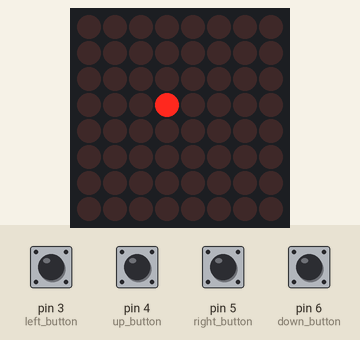
Simulated run of this program. Board: Arduino Uno, built with avr-gcc and run on an emulated ATmega328P. Parts: 8×8 LED matrix. Inputs (shaded band) come from the test bench; at power-on: pin 3 (left_button), pin 4 (up_button), pin 5 (right_button), pin 6 (down_button) LOW.

Above: at 1.2 s.
1.3 s: pin 5 (right_button) pulled HIGH for 1 s
At 3.5 s:
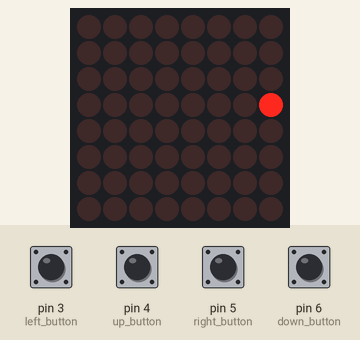
3.8 s: pin 4 (up_button) pulled HIGH for 1 s
At 5.0 s:
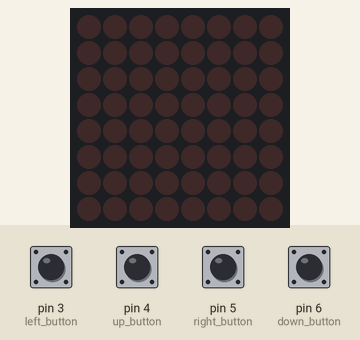
6.3 s: pin 6 (down_button) pulled HIGH for 1 s
At 8.5 s:
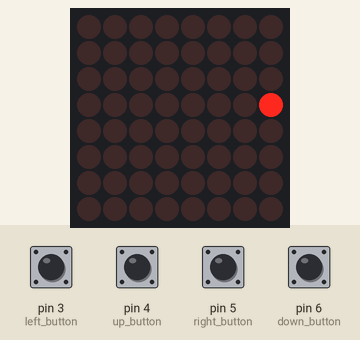
8.8 s: pin 3 (left_button) pulled HIGH for 0.15 s
At 10.2 s:
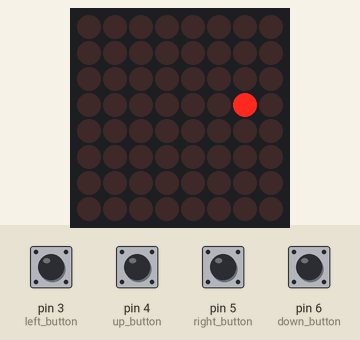
10.5 s: pin 4 (up_button) pulled HIGH for 0.15 s
At 11.6 s:
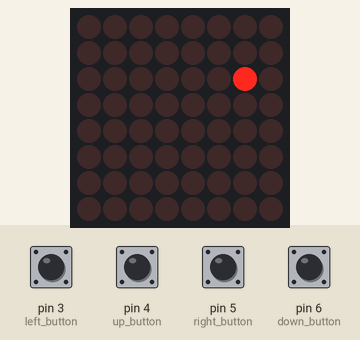
12.2 s: pin 3 (left_button) pulled HIGH for 1 s
At 14.2 s:
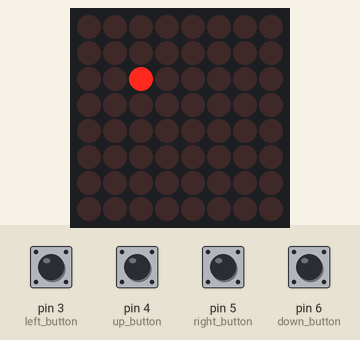
Timing chart, 0 to 15.7 s (numbered marks = the images above; inputs shaded):
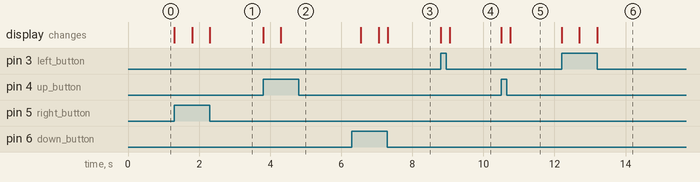

Measured:
- after the input at 1.3 s, the display: first changes at once (image 1 shows a later state)
- after the input at 3.8 s, the display: changes at once (image 2)
- after the input at 6.3 s, the display: first changes after 0.25 s (image 3 shows a later state)
- after the input at 8.8 s, the display: first changes at once (image 4 shows a later state)
- after the input at 10.5 s, the display: first changes at once (image 5 shows a later state)
- after the input at 12.2 s, the display: first changes at once (image 6 shows a later state)

The program:

main.cpp
```cpp
#include <Arduino.h>
#include <LedControl.h>
int left_button = 3;
int up_button = 4;
int right_button = 5;
int down_button = 6;
LedControl lc = LedControl(12, 11, 10,1);
int i = 3;
int j = 3;
void setup() {
  for (int i = 3; i < 7; i++){
    pinMode(i, INPUT);
  }
  lc.shutdown(0,false);
  lc.setIntensity(0,2);
  lc.clearDisplay(0);
}

void loop() {
  if(digitalRead(left_button)){
    lc.clearDisplay(0);
    delay(250);
    j = j - 1;
  }
  else if(digitalRead(up_button)){
    lc.clearDisplay(0);
    delay(250);
    i= i - 1;
  }
else if(digitalRead(right_button)){
    lc.clearDisplay(0);
    delay(250);
    j = j + 1;
  }
  else if(digitalRead(down_button)){
    lc.clearDisplay(0);
    delay(250);
    i= i + 1;
  }
  lc.setLed(0,i, j, 1);
}
```
